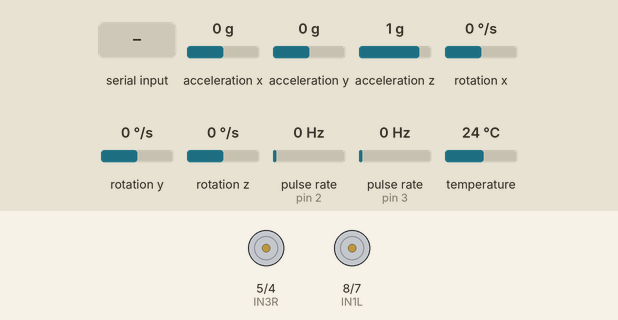
Simulated run of this sketch. Board: Arduino Mega 2560, built with avr-gcc and run on an emulated ATmega2560. Parts: motor-driver pin pairs drawn as motors (green arrow = first pin HIGH = forward, orange = second pin HIGH = backward, longer = more drive, scaled by the enable pin). Wiring (inferred from the names in the program): 2 × pulse sensor: data pin 2 / data pin 3. The inputs (shaded band) are chosen by the test bench; at power-on: rotation z 0 °/s, pulse rate (sensors on pin 2, pin 3) 0 Hz, acceleration x 0 g, acceleration y 0 g, acceleration z 1 g, rotation x 0 °/s, rotation y 0 °/s, temperature 24 °C.

Above: at 17.6 s.
17.7 s: "90,45\n" received over the second serial link
At 18.5 s:
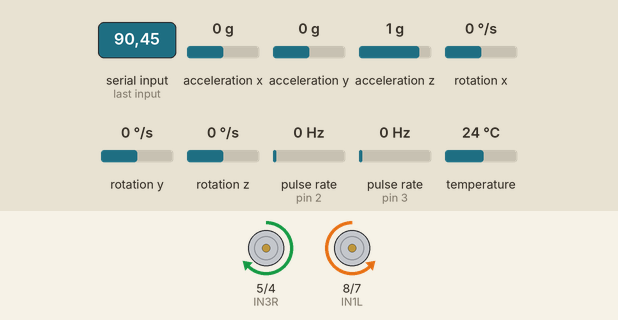
19.5 s: rotation z set to -192 °/s
At 22.4 s:
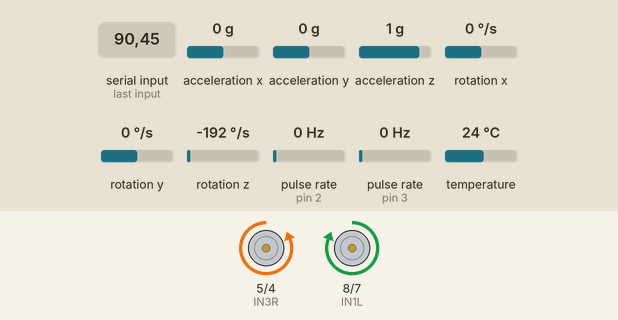
22.5 s: rotation z set to 0 °/s
At 23.4 s:
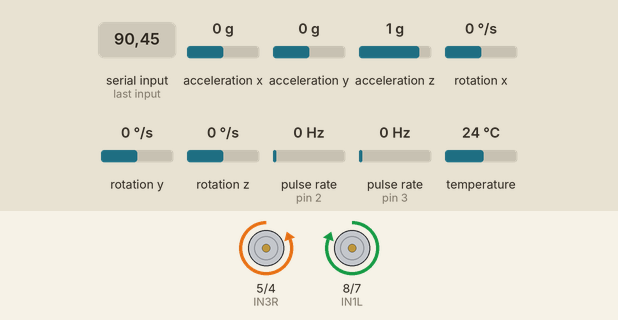
24.0 s: rotation z set to -100 °/s
At 26.6 s:
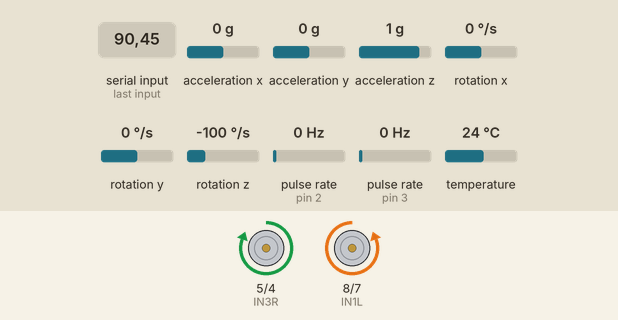
27.0 s: "0\n" received over the second serial link
30.0 s: pulse rate (sensor on pin 2) set to 4 Hz
Timing chart, 0 to 33.0 s (numbered marks = the images above; inputs shaded):
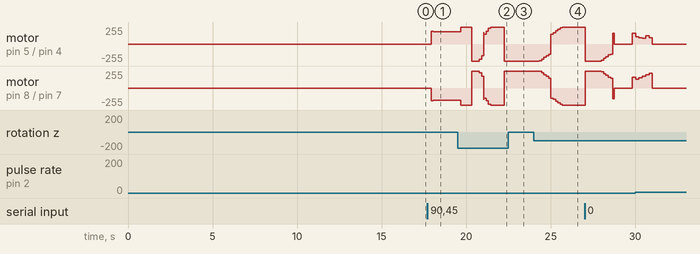

Measured:
- after the input at 17.7 s, motor on pin 5 (IN3R) / pin 4 (IN4R): stopped → forward 193/255 after 0.22 s, → forward 184/255 0.13 s later; motor on pin 8 (IN1L) / pin 7 (IN2L): stopped → backward 193/255 after 0.22 s, → backward 184/255 0.13 s later
- after the input at 22.5 s, motor on pin 5 (IN3R) / pin 4 (IN4R): stays backward 255/255 (without the input it goes to backward 240/255 after 0.19 s); motor on pin 8 (IN1L) / pin 7 (IN2L): stays forward 255/255 (without the input it goes to forward 240/255 after 0.19 s)
- after the input at 24.0 s, motor on pin 5 (IN3R) / pin 4 (IN4R): moves from backward 255/255 to forward 255/255 over 1.4 s, starting after 0.32 s; motor on pin 8 (IN1L) / pin 7 (IN2L): moves from forward 255/255 to backward 255/255 over 1.4 s, starting after 0.32 s

The sketch:

2d_me_single_step_works.ino
```cpp
#include <Arduino.h> // Standard Arduino library
#include <Wire.h>
#include <Adafruit_MPU6050.h>
#include <Adafruit_Sensor.h>

#define POSITION_TOLERANCE_MM 15.0
#define MIN_MOVABLE_RPM 37.5

Adafruit_MPU6050 mpu;

enum RobotState {
  IDLE,
  ROTATING,
  MOVING_FORWARD,
  COMPLETED
};

RobotState currentState = IDLE;

// L298N Motor Driver Pins
const int ENAL = 9;
const int IN1L = 8;
const int IN2L = 7;

const int ENAR = 10;
const int IN3R = 5;
const int IN4R = 4;

// --- Encoder Pins and Variables ---
const int LEFT_ENCODER_PIN = 3;  // Connect Left Encoder to Digital Pin 3 (Interrupt 1)
const int RIGHT_ENCODER_PIN = 2; // Connect Right Encoder to Digital Pin 2 (Interrupt 0)

float yawAngle = 0.0;
float yawBias = 0.0;
unsigned long lastTime = 0;
float lastYawError = 0.0;

volatile long leftEncoderTicks = 0;
volatile long rightEncoderTicks = 0;

// Encoder properties
const int PPR = 16; // Pulses Per Revolution of your encoder
const unsigned long DEBOUNCE_DELAY_MS = 20; // Debounce for encoder interrupts
volatile unsigned long lastPulseTimeLeft = 0;
volatile unsigned long lastPulseTimeRight = 0;

unsigned long lastLoopTime = 0;
const unsigned long LOOP_INTERVAL_MS = 200; // PID loop updates every 200ms

long currentLeftTicks_copy = 0;
long currentRightTicks_copy = 0;
float deltaRevLeft = 0.0;
float deltaRevRight = 0.0;
float deltaDistLeft = 0.0;
float deltaDistRight = 0.0;
float deltaDistance = 0.0;

// --- PID Control Variables for LEFT Motor ---
float Kp_L = 0.6;  // Proportional gain for Left Motor (adjust as needed)
float Ki_L = 0.0;  // Integral gain for Left Motor (start with 0.0, tune later)
float Kd_L = 0.2;  // Derivative gain for Left Motor (start with 0.0, tune later)

float targetRPM_Left = 75.0; // Desired target RPM for Left Motor
float currentRPM_Left = 0.0;
float error_Left = 0.0;
float prevError_Left = 0.0;
float integral_Left = 0.0;
float derivative_Left = 0.0;
float outputPWM_Left = 0.0; // This variable will be cumulatively updated

// --- PID Control Variables for RIGHT Motor ---
float Kp_R = 0.55;  // Proportional gain for Right Motor
float Ki_R = 0.0;  // Integral gain for Right Motor
float Kd_R = 0.3;  // Derivative gain for Right Motor

float targetRPM_Right = 75.0; // Desired target RPM for Right Motor
float currentRPM_Right = 0.0;
float error_Right = 0.0;
float prevError_Right = 0.0;
float integral_Right = 0.0;
float derivative_Right = 0.0;
float outputPWM_Right = 0.0;

// --- Position Control Parameters ---
const float WHEEL_CIRCUM_MM = 219.9; // 70 mm dia
float currentPos_mm = 0.0;
float targetPos_mm = 0.0; // <-- You can change this later via Bluetooth if desired
float posError = 0.0;
float prevPosError = 0.0;
float Kp_pos = 0.17;  // You will tune this
float Kd_pos = 0.0;  // Optional
float Ki_pos = 0.0;  // really not needed

float targetAngle = 0.0; //45.0 * (PI / 180.0);  // rotate 90 degrees
float kpyaw = 100;        // proportional gain
float kdyaw = 25;
float minPWM = 150.0;  // minimum PWM to overcome static friction

float prevTargetRPM_Left = 0.0;
float prevTargetRPM_Right = 0.0;

// Linear regression model: Gz = slope * PWM + intercept
const float slope = 0.9368;
const float intercept = -126.8446;

// --- Motor Characterization (Regression Lines) ---
const float REGRESSION_SLOPE_L = 0.4523;
const float REGRESSION_INTERCEPT_L = -3.0138;

const float REGRESSION_SLOPE_R = 0.3636;
const float REGRESSION_INTERCEPT_R = 12.2727;

// --- PWM Output Limits ---
const int MIN_PWM_OVERALL = 0; // Overall minimum PWM (0 for off)
const int MAX_PWM_OVERALL = 255; // Overall maximum PWM

// --- Minimum Effective PWM (Motor Deadband Compensation) ---
const int MIN_EFFECTIVE_PWM_L = 85; // For Left Motor (adjust if needed for 9V)
const int MIN_EFFECTIVE_PWM_R = 85; // For Right Motor (adjust if needed for 9V)

// --- Position and Orientation ---
float currentX = 0.0;
float currentY = 0.0;
float currentYaw = 0.0; // Current heading in radians

float targetX = 0.0;
float targetY = 0.0;
float targetDistance = 0.0;
// float targetAngle = 0.0;

void setMotorDirections(int pwmL, int pwmR) {
  if (pwmL >= 0) {
    digitalWrite(IN1L, HIGH); digitalWrite(IN2L, LOW);
  } else {
    digitalWrite(IN1L, LOW); digitalWrite(IN2L, HIGH);
    pwmL = -pwmL;
  }

  if (pwmR >= 0) {
    digitalWrite(IN3R, HIGH); digitalWrite(IN4R, LOW);
  } else {
    digitalWrite(IN3R, LOW); digitalWrite(IN4R, HIGH);
    pwmR = -pwmR;
  }
  delay(10);;

  analogWrite(ENAL, constrain(pwmL, 0, 255));
  analogWrite(ENAR, constrain(pwmR, 0, 255));
}

void stopMotors() {
  digitalWrite(IN1L, LOW); digitalWrite(IN2L, LOW); analogWrite(ENAL, 0);
  digitalWrite(IN3R, LOW); digitalWrite(IN4R, LOW); analogWrite(ENAR, 0);
}

void calculateYawBias() {
  float sum = 0.0;
  sensors_event_t a, g, temp;
  for (int i = 0; i < 200; i++) {
    mpu.getEvent(&a, &g, &temp);
    sum += g.gyro.z;
    delay(5);
  }
  yawBias = sum / 200.0;
  Serial1.print("Yaw bias: ");
  Serial1.println(yawBias, 6);
}


///////////////////////////////////////////////////////////////////////////////////////////////////
////////////////////////////////////////////////////////////////////////////
////////////////////////////////////////////////////////////////////////////


void setup() {
  Wire.begin();
  Serial1.begin(9600);
  Serial1.println("Arduino: HC-05 Ready for Data Streaming!");

  pinMode(ENAL, OUTPUT); pinMode(IN1L, OUTPUT); pinMode(IN2L, OUTPUT);
  pinMode(ENAR, OUTPUT); pinMode(IN3R, OUTPUT); pinMode(IN4R, OUTPUT);

  if (!mpu.begin()) {
    Serial1.println("MPU6050 init failed!");
    while (1);
  }

  mpu.setAccelerometerRange(MPU6050_RANGE_8_G);
  mpu.setGyroRange(MPU6050_RANGE_250_DEG);
  mpu.setFilterBandwidth(MPU6050_BAND_21_HZ);

  pinMode(LEFT_ENCODER_PIN, INPUT_PULLUP); // Use INPUT_PULLUP if encoder outputs open-collector/open-drain
  attachInterrupt(digitalPinToInterrupt(LEFT_ENCODER_PIN), leftEncoderISR, CHANGE); // Trigger on any state change
  pinMode(RIGHT_ENCODER_PIN, INPUT_PULLUP);
  attachInterrupt(digitalPinToInterrupt(RIGHT_ENCODER_PIN), rightEncoderISR, CHANGE);

  // Initialize both motors to stop
  stopMotors();

  delay(15000);

  calculateYawBias();
  lastTime = millis();
  Serial1.println("Setup done. Starting rotation.");
}


///////////////////////////////////////////////////////////////////////////////////////////////////
////////////////////////////////////////////////////////////////////////////
////////////////////////////////////////////////////////////////////////////
float x_coord = 0.0;
float y_coord = 0.0;


void loop() {

  if (Serial1.available()) {
    String input = Serial1.readStringUntil('\n');
    input.trim();

    int commaIndex = input.indexOf(',');
    if (commaIndex > 0) {
      x_coord = input.substring(0, commaIndex).toFloat();
      y_coord = input.substring(commaIndex + 1).toFloat();
      currentState = IDLE; // remove this after demo
  }
  delay(100);
}
  if (!(x_coord == 0.0 && y_coord == 0.0)) {
    // State machine for 2D navigation
    switch (currentState) {
      case IDLE:
        stopMotors();
        getPolar(x_coord, y_coord);
        break;

      case ROTATING:
        controlRotation();
        leftEncoderTicks = 0;
        rightEncoderTicks = 0;
        break;

      case MOVING_FORWARD:
        controlForward();
        break;

      case COMPLETED:
        stopMotors();
        Serial1.print("Target reached!"); // Current position: (");
        // Serial1.print(currentX);
        // Serial1.print(", ");
        // Serial1.print(currentY);
        // Serial1.println(")");
        break;
    }
  }

}

void getPolar(float x, float y) {
  targetX = x;
  targetY = y;

    // Calculate polar coordinates
  float deltaX = targetX - currentX;
  float deltaY = targetY - currentY;

  targetPos_mm = sqrt(deltaX * deltaX + deltaY * deltaY);
  targetAngle = atan2(deltaY, deltaX);

  // // Normalize angle difference
  // float angleDiff = targetAngle - currentYaw;
  // while (angleDiff > PI) angleDiff -= 2 * PI;
  // while (angleDiff < -PI) angleDiff += 2 * PI;

  Serial1.print("New target: (");
  Serial1.print(x);
  Serial1.print(", ");
  Serial1.print(y);
  Serial1.print(") Distance: ");
  Serial1.print(targetPos_mm);
  Serial1.print("mm, Angle: ");
  Serial1.print(targetAngle * 180.0 / PI);
  Serial1.println(" degrees");
  currentState = ROTATING;
  delay(50);
  return;
}


void controlRotation() {
  sensors_event_t a, g, temp;
  mpu.getEvent(&a, &g, &temp);

  unsigned long currentTime = millis();
  float dt = (currentTime - lastTime) / 1000.0;
  lastTime = currentTime;

  float correctedGz = g.gyro.z - yawBias;
  yawAngle += correctedGz * dt;

  float error = targetAngle - yawAngle;
  while (error > PI) error -= 2 * PI;
  while (error < -PI) error += 2 * PI;

  if (abs(error) < 3.0 * PI / 180.0) {  // ~2 degree tolerance
    stopMotors();
    Serial1.println("Rotation complete. Starting forward movement.");
    Serial1.print("Yaw (deg): ");
    Serial1.print(yawAngle * 180.0 / PI);
    Serial1.print(" | Error: ");
    Serial1.println(error * 180.0 / PI);
    currentState = MOVING_FORWARD;
    delay(1000);
    return;
  }

  //   if (abs(yawAngle) > abs(targetAngle)) {
  //   stopMotors();
  //   Serial1.println("Did not stop at target. Overshot. Had to stop.");
  //   Serial1.print("Yaw (deg): ");
  //   Serial1.print(yawAngle * 180.0 / PI);
  //   Serial1.print(" | Error: ");
  //   Serial1.println(error * 180.0 / PI);
  //   currentState = MOVING_FORWARD;
  //   delay(1000);
  //   return;
  // }

  // Convert current angular error to deg/s desired yaw rate
  float kdTerm = kdyaw * (error - lastYawError) / dt;
  lastYawError = error;

  float desiredGz = kpyaw * error + kdTerm;  // deg/s because correctedGz is in rad/s

  // Cap desiredGz to a reasonable max (you can tune this)
  desiredGz = constrain(desiredGz, -150, 150);

  // Compute base PWM from linear regression
  float pwm = (abs(desiredGz) - intercept) / slope;

  if (desiredGz < 0) pwm = -pwm;

  // Apply minimum PWM constraint
  if (abs(pwm) < minPWM) {
    pwm = (pwm > 0) ? minPWM : -minPWM;
  }

  pwm = constrain(pwm, -255, 255);
  delay(50);
  setMotorDirections(-pwm, pwm);  // rotate in place
  delay(50);

  // Debug output
  Serial1.print("Yaw (deg): ");
  Serial1.print(yawAngle * 180.0 / PI);
  Serial1.print(" | Error: ");
  Serial1.print(error * 180.0 / PI);
  Serial1.print(" | Gz corr: ");
  Serial1.print(correctedGz * 180.0 / PI);
  Serial1.print(" | PWM: ");
  Serial1.println(pwm);

  delay(20);
}

void controlForward() {
  unsigned long currentTime = millis();
  float deltaTime_ms = (float)(currentTime - lastLoopTime);

  if (deltaTime_ms >= LOOP_INTERVAL_MS) {
    lastLoopTime = currentTime;

    // --- Step 1: Read Encoder Ticks Safely ---
    noInterrupts();
    long currentLeftTicks_copy = leftEncoderTicks;
    long currentRightTicks_copy = rightEncoderTicks;
    leftEncoderTicks = 0;
    rightEncoderTicks = 0;
    interrupts();

    // --- Step 2: Update Position (average of both wheels) ---
    deltaRevLeft = (float)currentLeftTicks_copy / (float)PPR;
    deltaRevRight = (float)currentRightTicks_copy / (float)PPR;

    deltaDistLeft = deltaRevLeft * WHEEL_CIRCUM_MM;
    deltaDistRight = deltaRevRight * WHEEL_CIRCUM_MM;

    deltaDistance = (deltaDistLeft + deltaDistRight) / 2.0;
    // Serial1.print("currentPos_mm: ");
    // Serial1.print(currentPos_mm);
    // Serial1.print(" | deltaDistance: ");
    // Serial1.println(deltaDistance);
    currentPos_mm += deltaDistance;

    // --- Step 3: Check if Target Reached ---
    if (abs(currentPos_mm - targetPos_mm) <= POSITION_TOLERANCE_MM) {   //abs
      targetRPM_Left = 0;
      targetRPM_Right = 0;

      outputPWM_Left = 0;
      outputPWM_Right = 0;

      stopMotors();

      // Serial1.print(currentTime);
      // Serial1.print(",");
      Serial1.print(currentRPM_Left);
      Serial1.print(",");
      Serial1.print(0);
      Serial1.print(",");
      Serial1.print(currentRPM_Right);
      Serial1.print(",");
      Serial1.println(0);
      // targetAngle = 0.0;
      // controlRotation();
      currentState = COMPLETED;
      return;
    }

    // --- Step 4: Outer Loop PID (Position to Velocity) ---
    float posError = targetPos_mm - currentPos_mm;
    float dError_pos = (posError - prevPosError) / (deltaTime_ms / 1000.0);
    prevPosError = posError;

    float targetVelRPM = Kp_pos * posError + Kd_pos * dError_pos;

    // --- Clamp velocity range ---
    if (targetVelRPM < 0) targetVelRPM = 0;
    if (targetVelRPM > 150) targetVelRPM = 150;

    // --- Quantize ---
    targetVelRPM = round(targetVelRPM / 18.75) * 18.75;

    // --- Prevent slow crawling ---
    if (targetVelRPM > 0 && targetVelRPM < MIN_MOVABLE_RPM) {
      targetVelRPM = MIN_MOVABLE_RPM;
    }

    // --- Final stop condition: within position tolerance ---
    if (abs(posError) < POSITION_TOLERANCE_MM) {
      targetVelRPM = 0; // Close enough, stop commanding motion
    }

    targetRPM_Left = targetVelRPM;
    targetRPM_Right = targetVelRPM;


    // --- Step 5: Velocity PID (Left) ---
    currentRPM_Left = deltaRevLeft / (deltaTime_ms / 60000.0);
    float error_L = targetRPM_Left - currentRPM_Left;
    float basePWM_L = (targetRPM_Left - REGRESSION_INTERCEPT_L) / REGRESSION_SLOPE_L;
    if (targetRPM_Left != prevTargetRPM_Left && targetRPM_Left > 0) {
      outputPWM_Left = basePWM_L;
      prevTargetRPM_Left = targetRPM_Left;
    }

    float P_L = Kp_L * error_L;
    if (Ki_L > 0) integral_Left += error_L * (deltaTime_ms / 1000.0);
    float I_L = Ki_L * integral_Left;
    float D_L = Kd_L * (error_L - prevError_Left) / (deltaTime_ms / 1000.0);
    prevError_Left = error_L;
    outputPWM_Left += P_L + I_L + D_L;
    if (targetRPM_Left == 0) outputPWM_Left = 0;
    else if (outputPWM_Left < MIN_EFFECTIVE_PWM_L) outputPWM_Left = MIN_EFFECTIVE_PWM_L;
    if (outputPWM_Left > 255) outputPWM_Left = 255;
    digitalWrite(IN1L, HIGH); digitalWrite(IN2L, LOW);
    analogWrite(ENAL, (int)outputPWM_Left);

    // --- Step 6: Velocity PID (Right) ---
    currentRPM_Right = deltaRevRight / (deltaTime_ms / 60000.0);
    float error_R = targetRPM_Right - currentRPM_Right;
    float basePWM_R = (targetRPM_Right - REGRESSION_INTERCEPT_R) / REGRESSION_SLOPE_R;
    if (targetRPM_Right != prevTargetRPM_Right && targetRPM_Right > 0) {
      outputPWM_Right = basePWM_R;
      prevTargetRPM_Right = targetRPM_Right;
    }

    float P_R = Kp_R * error_R;
    if (Ki_R > 0) integral_Right += error_R * (deltaTime_ms / 1000.0);
    float I_R = Ki_R * integral_Right;
    float D_R = Kd_R * (error_R - prevError_Right) / (deltaTime_ms / 1000.0);
    prevError_Right = error_R;
    outputPWM_Right += P_R + I_R + D_R;
    if (targetRPM_Right == 0) outputPWM_Right = 0;
    else if (outputPWM_Right < MIN_EFFECTIVE_PWM_R) outputPWM_Right = MIN_EFFECTIVE_PWM_R;
    if (outputPWM_Right > 255) outputPWM_Right = 255;
    digitalWrite(IN3R, HIGH); digitalWrite(IN4R, LOW);
    analogWrite(ENAR, (int)outputPWM_Right);

    // --- Data Output ---
    Serial1.print("Time: ");
    Serial1.print(currentTime);
    Serial1.print(" ms | Left RPM: ");
    Serial1.print(currentRPM_Left);
    Serial1.print(" | Left PWM: ");
    Serial1.print((int)outputPWM_Left);
    Serial1.print(" | Right RPM: ");
    Serial1.print(currentRPM_Right);
    Serial1.print(" | Right PWM: ");
    Serial1.print((int)outputPWM_Right);
    Serial1.print(" | Position: ");
    Serial1.print(currentPos_mm);
    Serial1.print(" mm | Position Error: ");
    Serial1.println(posError);


  }
}


// --- Encoder Interrupt Service Routine (ISR) for LEFT Encoder ---
void leftEncoderISR() {
  unsigned long currentTime = millis();
  if (currentTime - lastPulseTimeLeft > DEBOUNCE_DELAY_MS) {
    leftEncoderTicks++;
    lastPulseTimeLeft = currentTime;
  }
}

// --- Encoder Interrupt Service Routine (ISR) for RIGHT Encoder ---
void rightEncoderISR() {
  unsigned long currentTime = millis();
  if (currentTime - lastPulseTimeRight > DEBOUNCE_DELAY_MS) {
    rightEncoderTicks++;
    lastPulseTimeRight = currentTime;
  }
}
```
